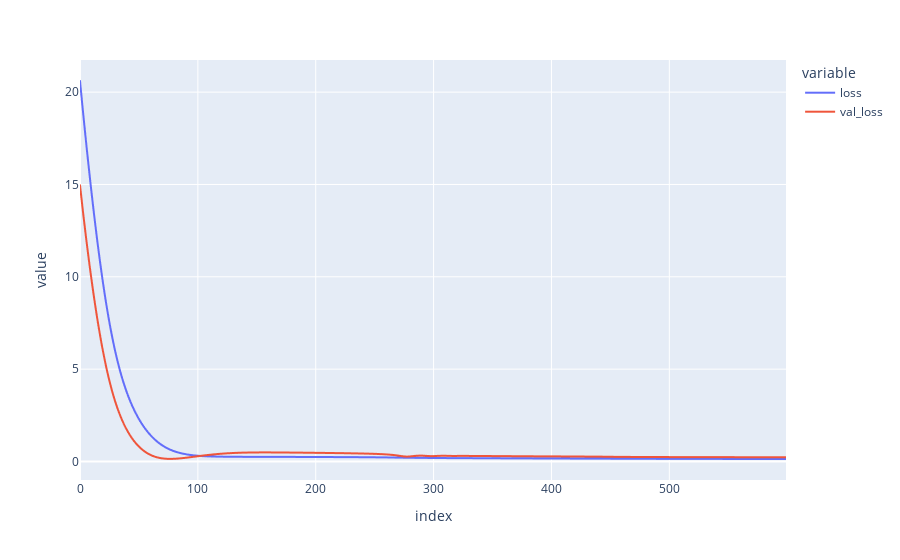

The notebook cell this image was saved under:
### Markdown cell above
# Training curves

### Code cell
epochs_df = pd.DataFrame(train_history.history)
display(epochs_df)
fig = px.line(epochs_df)
fig.show()

### Figure 1 — Plotly figure (JSON) as saved in the notebook; plotly's stock layout.template omitted (floating-point values rounded to 4 significant figures; data arrays with more than 128 entries replaced by an {"elided": "..."} marker saying what was removed)
{"data": [{"hovertemplate": "variable=loss<br>index=%{x}<br>value=%{y}<extra></extra>", "legendgroup": "loss", "line": {"color": "#636efa", "dash": "solid"}, "marker": {"symbol": "circle"}, "mode": "lines", "name": "loss", "showlegend": true, "x": {"elided": "600 int values"}, "xaxis": "x", "y": {"elided": "600 float values"}, "yaxis": "y", "type": "scattergl"}, {"hovertemplate": "variable=val_loss<br>index=%{x}<br>value=%{y}<extra></extra>", "legendgroup": "val_loss", "line": {"color": "#EF553B", "dash": "solid"}, "marker": {"symbol": "circle"}, "mode": "lines", "name": "val_loss", "showlegend": true, "x": {"elided": "600 int values"}, "xaxis": "x", "y": {"elided": "600 float values"}, "yaxis": "y", "type": "scattergl"}], "layout": {"xaxis": {"anchor": "y", "domain": [0.0, 1.0], "title": {"text": "index"}}, "yaxis": {"anchor": "x", "domain": [0.0, 1.0], "title": {"text": "value"}}, "legend": {"title": {"text": "variable"}, "tracegroupgap": 0}, "margin": {"t": 60}}}
